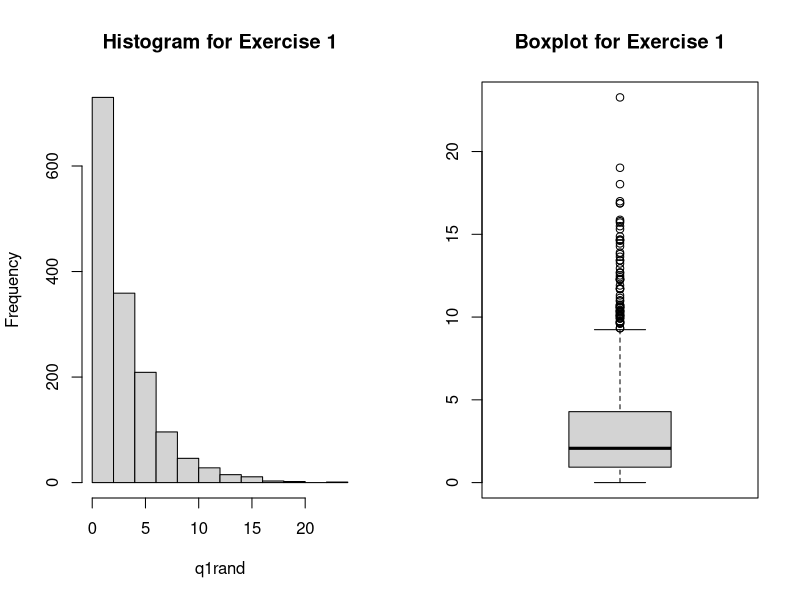

Recreate this plot in R. (Note: this script raises an error after producing the figure.)
#store plots in pdf, will save in Documents folder if you are on windows
#and do not specify a path for the file
#text results will be printed on R terminal window

pdf("plots.pdf",width=7,height=5)
### Exercise 1 ###
###            ###
q1rand=rexp(1500,1/3)
par(mfrow=c(1,2))
hist(q1rand,main='Histogram for Exercise 1')
boxplot(q1rand,main='Boxplot for Exercise 1')

### Exercise 2 ###
###            ###
#(part a)
nofrandom=100
q2rand=runif(nofrandom,3,10)
percentage=100*sum(q2rand>5)/nofrandom
sampmean=mean(q2rand)
sampmedian=median(q2rand)
print(c(percentage,sampmean,sampmedian))

#(part b)
#population 
prob=1-punif(5,3,10)
popmean=0.5*(3+10)
popmedian=popmean #symmetry
print(c(100*prob,popmean,popmedian))

#(part c)
nofrandom=1000
q2rand=runif(nofrandom,3,10)
percentage=100*sum(q2rand>5)/nofrandom
sampmean=mean(q2rand)
sampmedian=median(q2rand)
print(c(percentage,sampmean,sampmedian))
print(c(100*prob,popmean,popmedian))

### Exercise 3 ###
###            ###
#(part a)
nofrandom=2000
q4rand=rnorm(nofrandom,8,5)
#(part b)
nofgreater=sum(q4rand>=9)
print(nofgreater)
#(part c)
sampmean=mean(q4rand)
sampstdev=sd(q4rand)
print(c(sampmean,sampstdev))
#(part d)
#population 
percentile25=qnorm(0.25,8,5)
percentile75=qnorm(0.75,8,5)
print(c(percentile25,percentile75))
#(part e)
orderedsample=sort(q4rand)
samplepercentile25=(orderedsample[500]+orderedsample[501])/2
samplepercentile75=(orderedsample[1500]+orderedsample[1501])/2
print(c(samplepercentile25,samplepercentile75))
#(part f)
print(c(pnorm(0.789),pnorm(-0.543))) #default values imply standard normal, check help!

### Exercise 3 ###
###            ###
#(part a)
nofdim=c(2,3)
nofrandom=1000
fraction=array(0,nofdim)
par(mfrow=c(1,1))
for(k in nofdim){
	q3rand=runif(k*nofrandom,-1,1)
	q3rand=matrix(q3rand,nrow=nofrandom) #matrix form
	distances=apply(q3rand,1,function(x) { sqrt(sum(x^2))}) #apply to each row
	fraction[k]=sum(distances<1)/nofrandom
}
plot(c(1:nofdim),fraction,type='l',lty=2,lwd=2,col=2,xlab='# of dimensions',ylab='fraction',main='Exercise 3')
points(c(1:nofdim),fraction,pch=2,cex=1)

#(part b)
#fraction[2] is the ratio of the areas of circle with radius of 1 and the square with side length of 2
#fraction[3] is the ratio of the volumes of circle with radius of 1 and the cube with side length of 2
approximatedpi2D=fraction[2]*4/1
approximatedpi3D=fraction[3]*8/(4/3)
print(c(pi,approximatedpi2D,approximatedpi3D))

### Exercise 5 ###
###            ###
#(part a and b)
nlevel=c(2,5,10,30,50,100)
nofsampling=1000
par(mfrow=c(2,3))
for(i in nlevel){
	q5rand=rpois(i*nofsampling,3)
	q5rand=matrix(q5rand,nrow=nofsampling) #matrix form
	means=apply(q5rand,1,mean)
	hist(means,main=paste('n=',i))
} #as n gets larger the distribution of mean is closer to normal distribution

#(part c)
par(mfrow=c(1,1))
qqnorm(means, ylab="Standardized Scores", xlab="Normal Scores", main="Exercise 5 Part c") 
qqline(means)
dev.off()